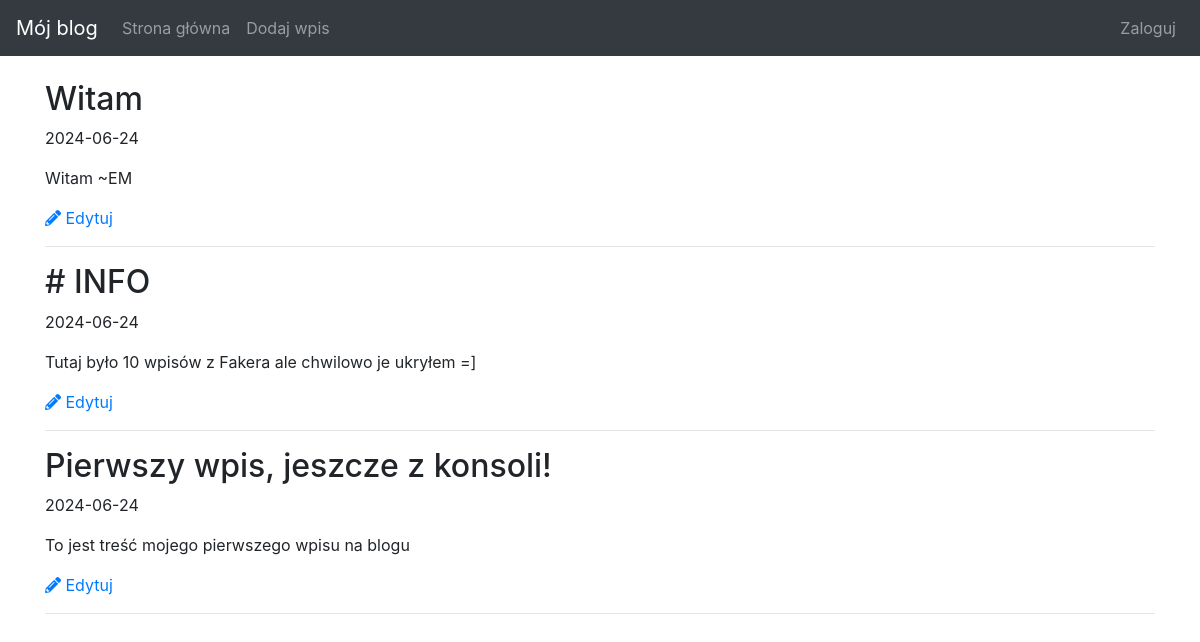
Before: / with the older database file.
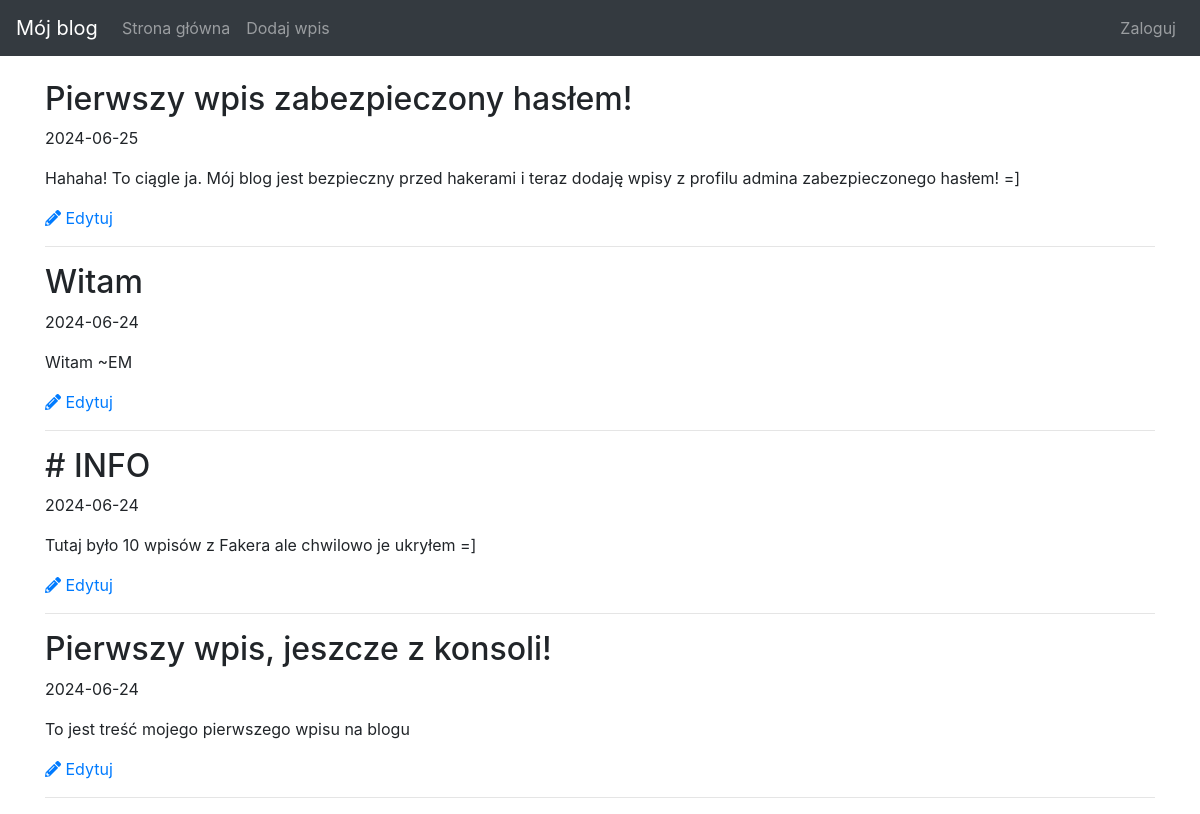
After: the same page with the newer database file.
### blog/models.py (models this page shows, shortened)
class Entry(db.Model):
    id = db.Column(db.Integer, primary_key=True)
    title = db.Column(db.String(80), nullable=False)
    body = db.Column(db.Text, nullable=False)
    pub_date = db.Column(db.DateTime, nullable=False, default=datetime.utcnow)
    is_published = db.Column(db.Boolean, default=False)

### blog/routes.py (the view)
@app.route("/", methods=['GET', 'POST'])
def index():
    form = EntryForm()
    if form.validate_on_submit():
        manage_entry(form)
        return redirect(url_for('index'))
    all_posts = Entry.query.filter_by(is_published=True).order_by(Entry.pub_date.desc()).all()
    return render_template("homepage.html", all_posts=all_posts, form=form)

### blog/templates/homepage.html
{% extends "base.html" %}
{% block content %}
{% for post in all_posts %}
<div class="post-preview">
    <h2 class="post-title">{{ post.title }}</h2>
    <p class="post-meta">{{ post.pub_date.strftime('%Y-%m-%d') }}</p>
    <p class="post-body">
        {{ post.body }}
    </p>
    <a href="{{ url_for('edit_entry', entry_id=post.id) }}" class="edit-link">
        <i class="fas fa-pencil-alt"></i> Edytuj
    </a>
</div>
<hr>
{% endfor %}
{% endblock %}

### blog/templates/base.html (shortened to what this page needs)
<!doctype html>
<html lang="en">
<head>
    <link rel="stylesheet" href="https://cdnjs.cloudflare.com/ajax/libs/font-awesome/5.15.4/css/all.min.css">
    <link rel="stylesheet" href="https://stackpath.bootstrapcdn.com/bootstrap/4.5.0/css/bootstrap.min.css"
>
</head>
<body>
    <nav class="navbar navbar-expand-md navbar-dark bg-dark fixed-top">
        <a class="navbar-brand" href="/">Mój blog</a>
        <div class="collapse navbar-collapse" id="navbarsExampleDefault">
            <ul class="navbar-nav mr-auto">
                <li class="nav-item">
                    <a class="nav-link" href="/">Strona główna</a>
                </li>
                <li class="nav-item">
                    <a class="nav-link" href="{{ url_for('new_entry') }}">Dodaj wpis</a>
                </li>
            </ul>
            <ul class="navbar-nav">
                {% if session.get('logged_in') %}
                    <li class="nav-item">
                        <a class="nav-link" href="{{ url_for('logout') }}">Wyloguj</a>
                    </li>
                {% else %}
                    <li class="nav-item">
                        <a class="nav-link" href="{{ url_for('login') }}">Zaloguj</a>
                    </li>
                {% endif %}
            </ul>
        </div>
    </nav>
    <main role="main" class="container">
        {% block content %}
        {% endblock %}
    </main>
</body>
</html>

### blog/templates/base.html (style rules this page uses)
body { padding-top: 5rem; }

Changed rows visible on the page:
added Entry: title "Pierwszy wpis zabezpieczony hasłem!", pub_date "2024-06-25", body "Hahaha! To ciągle ja. Mój blog jest bezpieczny przed hakerami i teraz dodaję wpisy z profilu admina zabezpieczonego hasłem! =]"
